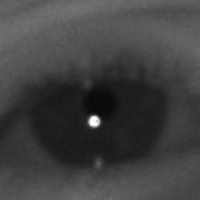
#> input picture 1_Left_4.PNG, 200 x 200 px, found by its file name
$ jupyter execute --allow-errors Kazakov_Anton_SRW_eye_detection_problems_final.ipynb   (older library calls are emulated)
#> lines starting #> are read from the running program, lines starting #| are printed output that depends on the picture
[cell 1]
#делаю все необходимые импорты
import time as time

import numpy as np
from scipy.ndimage import gaussian_filter

import matplotlib.pyplot as plt

import skimage
from skimage.data import coins
from skimage.transform import rescale

from sklearn.feature_extraction.image import grid_to_graph
from sklearn.cluster import AgglomerativeClustering
from sklearn.utils.fixes import parse_version

# these were introduced in skimage-0.14
if parse_version(skimage.__version__) >= parse_version('0.14'):
    rescale_params = {'anti_aliasing': False, 'multichannel': False}
else:
    rescale_params = {}

import cv2

import numpy as np
import matplotlib.pyplot as plt
import scipy.cluster.hierarchy as shc
from sklearn.cluster import AgglomerativeClustering

from matplotlib import image
from matplotlib import pyplot as plt

import numpy as np
import matplotlib.image as image
from scipy.ndimage import gaussian_filter
from skimage.transform import resize

[cell 2]
#функция для загрузки изображения по названию
def load_image(name, output=False):
    img = cv2.imread(path+'/'+name+'.png')

    img = cv2.normalize(img, None, 0, 1.0, cv2.NORM_MINMAX, dtype=cv2.CV_32F)
    return img

[cell 3]
#проверяю что все загрузилось
img = image.imread("1_Left_4.png")
#> img is the input picture: shape (200, 200) float32; min 0.0314, max 1, mean 0.254

if img is None:
    print("Не удалось загрузить изображение.")
else:
    print("Изображение успешно загружено.")

[cell 4]
img

[cell 5]
#Произвожу сглаживание, меняю размер для цветного изображения, и преобразовываю все в одномерный массив
#Изменяю размер до 20% от исходного размера, чтобы ускорить обработку
smoothened_eyes = gaussian_filter(img, sigma=2)

rescaled_eyes = resize(smoothened_eyes, (int(smoothened_eyes.shape[0] * 0.2),
                                         int(smoothened_eyes.shape[1] * 0.2)),
                       mode="reflect")

X = np.reshape(rescaled_eyes, (-1, 1))
#> X = 1600 values, max 0.781 at index 978, min 0.0435 at index 860, mean 0.254

[cell 6]
X
#> Out has the same summary as X

[cell 7]
X.shape
#> Out = (1600, 1)

[cell 8]
#пиксели соеденины с соседями
connectivity = grid_to_graph(*rescaled_eyes.shape)

#> (a cell that did not finish here is left out)

[cell 10]
# Пример использования дескриптора HOG
from skimage.feature import hog
from skimage import exposure

# Вычисление HOG-дескриптора
fd, hog_image = hog(img, pixels_per_cell=(8, 8), cells_per_block=(2, 2), visualize=True)
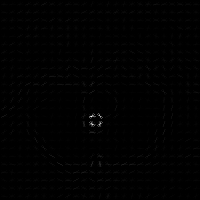
#> hog_image: shape (200, 200) float32; min 0, max 0.227, mean 0.00125; drawn with min black and max white

# Улучшение контраста изображения HOG
hog_image_rescaled = exposure.rescale_intensity(hog_image, in_range=(0, 10))

[cell 11]
fd

[cell 12]
from sklearn.cluster import KMeans
import matplotlib.pyplot as plt

fd = fd.reshape(-1, 1)

# Список для сохранения значений инерции
inertia = []

# перебираю разное количество кластеров
for i in range(1, 11):
    kmeans = KMeans(n_clusters=i)
    kmeans.fit(fd)
    inertia.append(kmeans.inertia_)
#> after the loop, inertia = [210.6, 49.21, 22.06, 13.96, 9.41, 6.66, 5.07, 3.8, 3.01, 2.48]

# Построил график зависимости инерции от количества кластеров
plt.plot(range(1, 11), inertia, marker='o')
plt.xlabel('Количество кластеров')
plt.ylabel('Инерция')
plt.title('Метод "локтя" для определения оптимального количества кластеров')
plt.show()
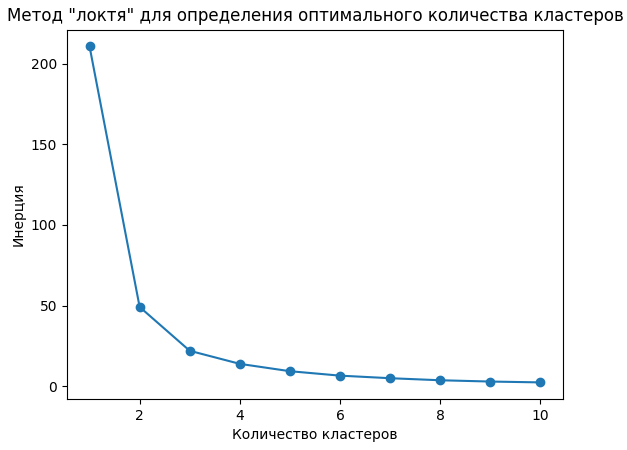
#> figure drawn by matplotlib, 1 panel; curve peaks at x = 1, y = 210.6

[cell 13]
num_eyes = 2
num_clusters = 2

[cell 14]
from sklearn.cluster import KMeans

# Создаю экземпляр K-Means с определенным количеством кластеров (глаз)
kmeans = KMeans(n_clusters=num_eyes)

# Применяю K-Means к признакам (fd - HOG-дескрипторы)
kmeans.fit(fd)

# Получаю метки кластеров для каждой точки
labels = kmeans.labels_

[cell 15]
import matplotlib.pyplot as plt
from sklearn.cluster import KMeans

# Создаю экземпляр K-Means
kmeans = KMeans(n_clusters=num_clusters)

# Применяю K-Means к данным
kmeans.fit(fd.reshape(-1, 1))  # Используйте reshape для преобразования в двумерный массив

# Получаю метки кластеров для каждой точки данных
labels = kmeans.labels_

# Визуализация с использованием гистограммы
plt.hist(fd, bins=20, color='lightblue', edgecolor='black', alpha=0.7)
plt.title('Гистограмма данных с кластерами')
plt.xlabel('Значения')
plt.ylabel('Частота')
plt.show()
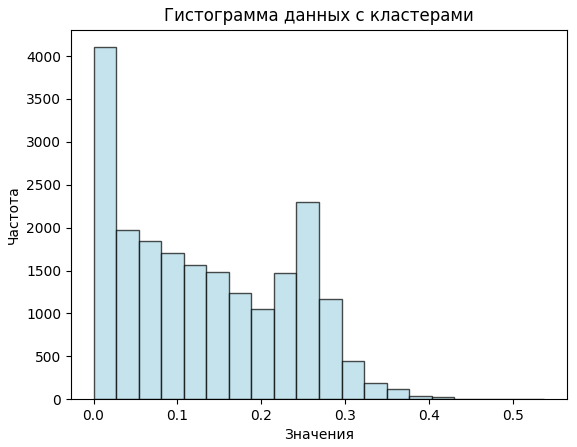
#> figure drawn by matplotlib, 1 panel; tallest bar 4103 high, from x = 0 to 0.0269

[cell 16]
from sklearn.decomposition import PCA

# Узнаю количество образцов и признаков в массиве fd
n_samples, n_features = fd.shape
#> n_samples = 20736; n_features = 1

# Установливаю n_components равным минимуму между n_samples и n_features
n_components = min(n_samples, n_features)
#> n_components = 1

# Создаю экземпляр PCA
pca = PCA(n_components=n_components)

# Преобразую извлеченные признаки (fd)
data_pca = pca.fit_transform(fd)

# Далее выполняю иерархическую кластеризацию на data_pca

[cell 17]
fd

[cell 18]
len(fd)
#> Out = 20736

[cell 19]
n_samples, n_features = fd.shape
print("Number of samples:", n_samples)
#| Number of samples: 20736
print("Number of features:", n_features)
#| Number of features: 1

[cell 20]
print("Compute structured hierarchical clustering...")

st = time.time()
n_clusters = 10

ward = AgglomerativeClustering(n_clusters=n_clusters, linkage='ward',
                               connectivity=connectivity)

# Преобразование X в двумерный массив
X_2d = X.reshape(-1, 1)
#> X_2d has the same summary as X
ward.fit(X_2d)
label = np.reshape(ward.labels_, rescaled_eyes.shape)

print("Elapsed time: ", time.time() - st)
print("Number of pixels: ", label.size)
#| Number of pixels:  1600
print("Number of clusters: ", np.unique(label).size)
#| Number of clusters:  10
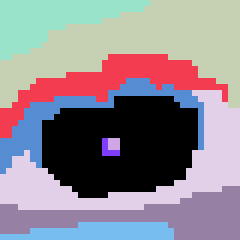
#> label: shape (40, 40) int64 (shown 6 times larger); 10 distinct labels, from 0 to 9; one colour per label, 0 black

[cell 21]
print("Compute structured hierarchical clustering...")

st = time.time()
n_clusters = 10

ward = AgglomerativeClustering(n_clusters=n_clusters, linkage='ward',
                               connectivity=connectivity)

# Преобразование X в двумерный массив
X_res = X.reshape(-1, 1)
#> X_res has the same summary as X
ward.fit(X_res)
label = np.reshape(ward.labels_, rescaled_eyes.shape)

print("Elapsed time: ", time.time() - st)
print("Number of pixels: ", label.size)
#| Number of pixels:  1600
print("Number of clusters: ", np.unique(label).size)
#| Number of clusters:  10

[cell 22]
from sklearn.decomposition import PCA

# Создаю экземпляр PCA с установкой правильного количества компонент
n_components = min(n_samples, n_features)
pca = PCA(n_components=n_components)

# Применяю PCA к данным
reduced_data = pca.fit_transform(fd)

[cell 23]
from scipy.cluster.hierarchy import dendrogram, linkage
import matplotlib.pyplot as plt

# Выполняю иерархическую кластеризацию на массиве признаков features
#> (the rest of this cell did not finish here and is left out)

[cell 24]
from sklearn.cluster import DBSCAN

# Создаю экземпляр DBSCAN
dbscan = DBSCAN(eps=0.5, min_samples=5)

# Применяю DBSCAN к признакам
#> (the rest of this cell did not finish here and is left out)

[cell 25]
label.shape
#> Out = (40, 40)

[cell 26]
label2 = label.reshape(40,40)

[cell 27]
label2.shape
#> Out = (40, 40)

[cell 28]
#отображение картинки по названию
def show_img_by_path(display_list):
    plt.figure(figsize=(5, 5))

    title = ['Input Image', 'True Mask', 'Predicted Mask']

    for i in range(len(display_list)):
        img_path = path+'/'+display_list[i]+'.png'
        image = plt.imread(img_path)

        plt.subplot(1, len(display_list), i+1)
        plt.title(title[i])
        plt.imshow(image)
        plt.axis('off')
    plt.show()

[cell 29]
# Отображаю результаты на картинке
plt.figure(figsize=(5, 5))
plt.imshow(rescaled_eyes, cmap=plt.cm.gray)

for l in range(n_clusters):
    plt.contour(label2 == l,
                colors=[plt.cm.nipy_spectral(l / float(n_clusters)), ])

plt.xticks(())
plt.yticks(())
plt.show()
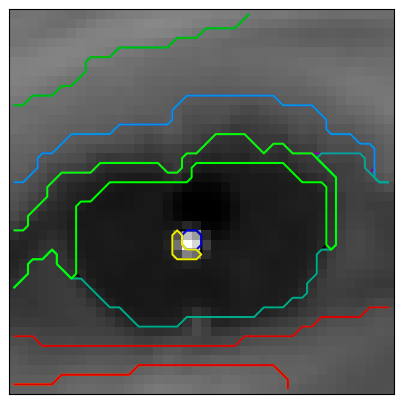
#> figure drawn by matplotlib, 1 panel

[cell 30]
# путь
path = r'1_Left_4.png'
pathm = r'1_Left_4_m.jpg'

# Считывание изображения
image1 = cv2.imread(path)
mask = cv2.imread(pathm)

# отображение имени
window_name = 'image'

[cell 31]
# преобразование изображения в массив пикселей
img_data = image1.reshape((-1, 3))
img_data = np.float32(img_data)

# Определение количества кластеров
k = 4

# Создание объекта KMeans и обучение модели
kmeans = KMeans(n_clusters=k)
kmeans.fit(image1.reshape(-1, 3))

# Получение меток кластеров для каждого пикселя
labels = kmeans.labels_

# Преобразование массива меток обратно в изображение
segmented_image = labels.reshape(image1.shape[:2])

[cell 32]
image1

[cell 33]
labels.shape

[cell 34]
label2 = labels.reshape(40000, 1)
label2.shape

[cell 35]
# отображение результатов на картинке

plt.figure(figsize=(5, 5))

plt.imshow(segmented_image, cmap=plt.cm.gray)
plt.contour(segmented_image, colors='r', linewidths=1)
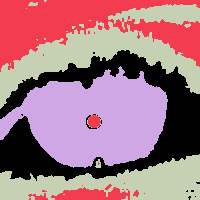
#> segmented_image: shape (200, 200) int32; 4 distinct labels, from 0 to 3; one colour per label, 0 black

plt.xticks(())
plt.yticks(())
plt.show()
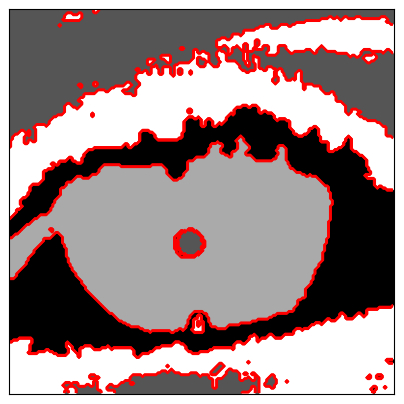
#> figure drawn by matplotlib, 1 panel

$ run again, with 1_Left_1.png copied over 1_Left_4.PNG
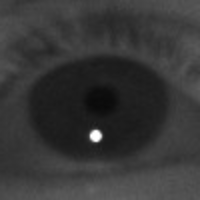
#> input picture 1_Left_1.png, 200 x 200 px, found by its file name
#> img is the input picture: shape (200, 200) float32; min 0.0392, max 1, mean 0.215
#> X = 1600 values, max 0.819 at index 1099, min 0.0463 at index 819, mean 0.215
#> `X`: Out has the same summary as X
#> after the loop `for i in range(1, 11):`: inertia = [244, 55.49, 25.68, 16.35, 10.26, 7.22, 5.5, 4.26, 3.42, 2.73]
#> `len(fd)`: Out = 20736
#| Number of samples: 20736
#| Number of features: 1
#> X_2d has the same summary as X
#| Number of pixels:  1600
#| Number of clusters:  10
#> label: shape (40, 40) int64; 10 distinct labels, from 0 to 9
#> X_res has the same summary as X
#| Number of pixels:  1600
#| Number of clusters:  10
#> `plt.contour(segmented_image, colors='r', linewidths=1)`:
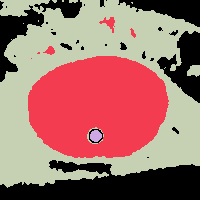
#> segmented_image: shape (200, 200) int32; 4 distinct labels, from 0 to 3; one colour per label, 0 black
#> `plt.show()`:
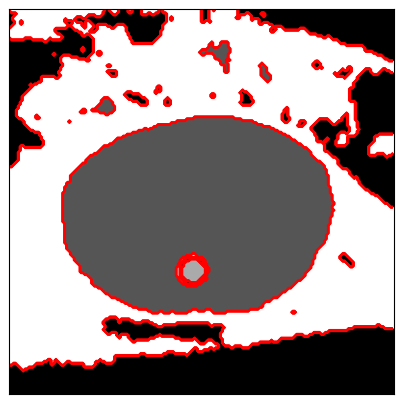
#> figure drawn by matplotlib, 1 panel

$ run again, with 1_Left_2.png copied over 1_Left_4.PNG
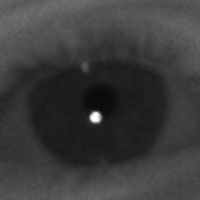
#> input picture 1_Left_2.png, 200 x 200 px, found by its file name
#> img is the input picture: shape (200, 200) float32; min 0.0353, max 1, mean 0.232
#> X = 1600 values, max 0.755 at index 939, min 0.0472 at index 819, mean 0.232
#> `X`: Out has the same summary as X
#> after the loop `for i in range(1, 11):`: inertia = [221.2, 51.31, 23.7, 15.04, 9.69, 6.89, 5.35, 4.52, 3.15, 2.55]
#> `len(fd)`: Out = 20736
#| Number of samples: 20736
#| Number of features: 1
#> X_2d has the same summary as X
#| Number of pixels:  1600
#| Number of clusters:  10
#> label: shape (40, 40) int64; 10 distinct labels, from 0 to 9
#> X_res has the same summary as X
#| Number of pixels:  1600
#| Number of clusters:  10
#> `plt.contour(segmented_image, colors='r', linewidths=1)`:
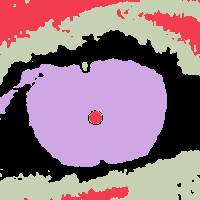
#> segmented_image: shape (200, 200) int32; 4 distinct labels, from 0 to 3; one colour per label, 0 black
#> `plt.show()`:
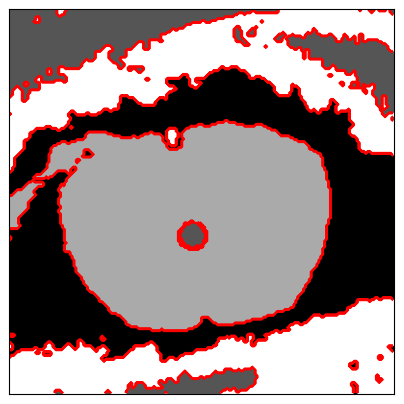
#> figure drawn by matplotlib, 1 panel
